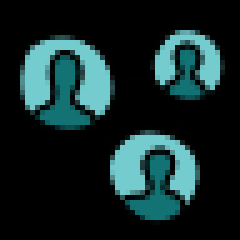
#> input picture icopng/icons8-ネットワーク-48.png, 48 x 48 px (shown 5 times larger); its folder holds 4 pictures in this run
$ python multithread_test.py
#> lines starting #> are read from the running program, lines starting #| are printed output that depends on the picture
import os
import numpy as np
import cv2
from multiprocessing import Pool, cpu_count
from tqdm import tqdm
from glob import glob


p = Pool(processes=cpu_count()-1)
# NumPy Arrayをsaveするフォルダ
save_base_path = 'gaussian_filtered_nparrays_multi/'
# フォルダ作成
if not os.path.exists(save_base_path):
    os.makedirs(save_base_path)

def save_npy(path):
#> called with path = 'icopng/icons8-ネットワーク-48.png'
    print(path)
    #pngデータをopencvでロード
    im = cv2.imread(path)
#> im is the input picture: shape (48, 48, 3); mean B, G, R 41.1, 40.5, 19.6
    #pngのファイル名をそのまま.npyファイルのファイル名にする
    file_name = path.split('/')[-1].split('.png')[0]
    save_path = save_base_path + file_name
    #全てのnpyファイルを同じフォルダに格納
    np.save(save_path, im)

path_list = glob('icopng/*.png')
print(path_list)

p.map(save_npy, path_list)
#> call 2 of save_npy, with path = 'icopng/icons8-機械学習-64 (1).png'
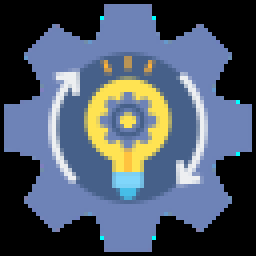
#> input picture icopng/icons8-機械学習-64 (1).png, 64 x 64 px (shown 4 times larger)
#> in save_npy, im is the input picture: shape (64, 64, 3); mean B, G, R 105.9, 89, 77.7
#> call 3 of save_npy, with path = 'icopng/icons8-機械学習-64 (2).png'
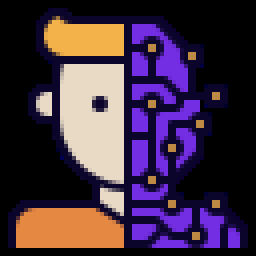
#> input picture icopng/icons8-機械学習-64 (2).png, 64 x 64 px (shown 4 times larger)
#> in save_npy, im is the input picture: shape (64, 64, 3); mean B, G, R 66, 46.9, 66.6
#> call 4 of save_npy, with path = 'icopng/icons8-機械学習-64.png'
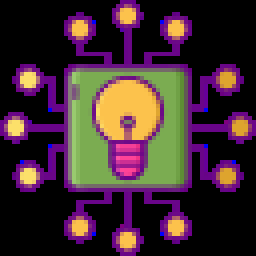
#> input picture icopng/icons8-機械学習-64.png, 64 x 64 px (shown 4 times larger)
#> in save_npy, im is the input picture: shape (64, 64, 3); mean B, G, R 48.9, 42.3, 64

# 並列処理が終わったら閉じます
p.close()
p.join()
